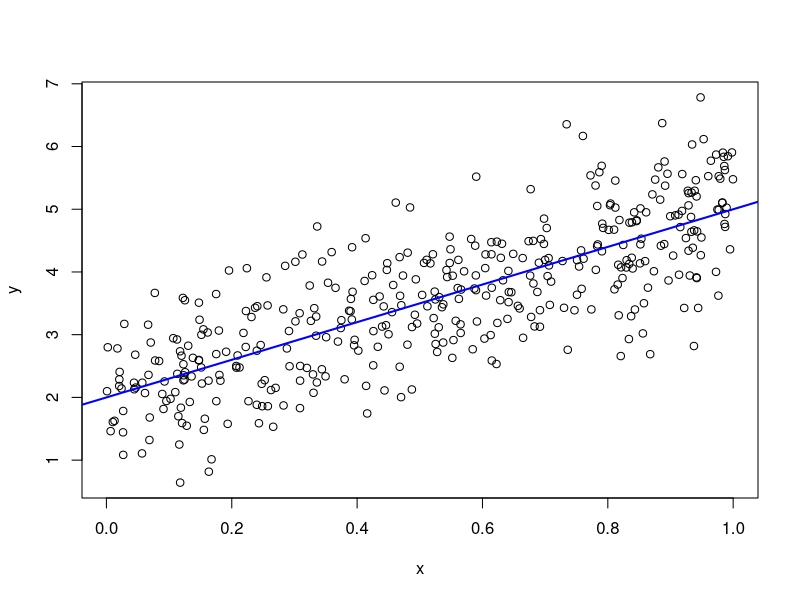

Reproduce this figure in R.
# Software Carpentry in R workshop
# install.packages("plyr", dependencies = TRUE)
# install.packages("knitr", dependencies = TRUE)
# library(plyr)
# library(knitr)
# setwd("C:\\Users\\Administrator\\Desktop\\Software Carpentry in R workshop")
# attach(gapminderDataFiveYear.txt)

# session 1
getwd()
a <- 2
b <- 3
n <- 400
siqSq <- 0.5

x <- runif(n)
y <- a+b*x+rnorm(n,sd=sqrt(siqSq))
(avgX <- mean(x))

plot(x,y)
abline(a,b,col="blue",lwd=2)
dev.print(pdf,"niftyPlot.pdf")
write(avgX,"avgX.txt")

########################################################################################
# ###########                          NOTES                                 ###########
########################################################################################
# 1.1 try "ALT -" to get "<-"; save "=" for functional usage
# 1.2 type two first letters + "TAB" to finish tab completion
#     type two letters + "TAB" to navigate, and use hot key "F1" to pull out references in
#     help page
# 1.3 use ( ) to pull out output for inspection
#     date(): current data; objects(),ls(): current working space; rm(y),rm(list=ls()): 
#     clear working space
# 1.4 .RDate saves previous cripts and program (in Files)
# 1.5 Using "Projects" to create a new projects that we could currently work on
# 1.6 saving plots: dev.print(pdf,"niftyPlot.pdf"), to ensure reproducibility
# 1.7 work through scripts line by line using "CTRL+ENTER"
#########################################################################################
# 2.1 list.files(): all the things that we create
# 2.2 multi-panel conditioning, available in "lattice" package, and by using y ~ x|z, conditioning
#     on z
# 2.3 factor variable: devils
# 2.4 x[c(TRUE,FALSE)] # what is true comes out, indexing by logical values
#########################################################################################
# 3.1 sapply, lapply works on lists
# 3.2 use do.call(FUN= , list= ) to do aggregate your list output



